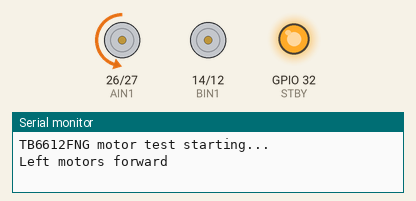
Bench run of a sketch on a simulated ESP32. Shown: motor-driver pin pairs drawn as motors (green arrow = first pin HIGH = forward, orange = second pin HIGH = backward, longer = more drive, scaled by the enable pin, stopped while the standby pin is LOW), output pins drawn as LEDs (lit = HIGH), the last lines printed to the serial monitor.

Above: at 1.1 s.
At 13.1 s:
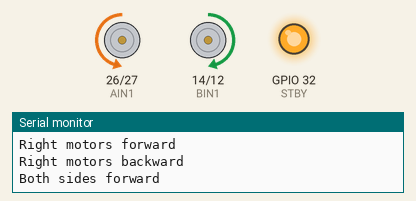
At 24.1 s:
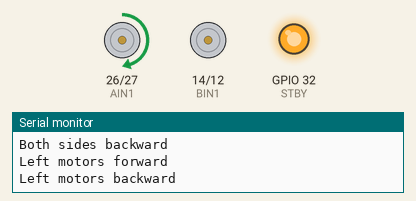
At 38.1 s:
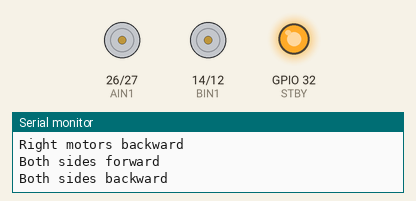
Timing chart, 0 to 39.6 s (numbered marks = the images above):
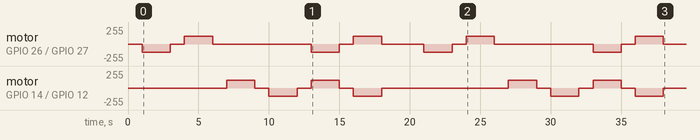

Measured:
- by itself, motor on GPIO 26 (AIN1) / GPIO 27 (AIN2): stopped → backward 120/255 at 1.0 s, → stopped 2.0 s later, → forward 120/255 1.0 s later, → stopped 2.0 s later, … (16 changes in this stretch)
- by itself, motor on GPIO 14 (BIN1) / GPIO 12 (BIN2): stopped → forward 120/255 at 7.0 s, → stopped 2.0 s later, → backward 120/255 1.0 s later, → stopped 2.0 s later, … (16 changes in this stretch)

The sketch:

08_motor_driver_test.ino
```cpp
// TB6612FNG pins connected to ESP32
const int AIN1 = 26;
const int AIN2 = 27;
const int PWMA = 25;

const int BIN1 = 14;
const int BIN2 = 12;
const int PWMB = 33;

const int STBY = 32; // If STBY is connected to 3V3, this pin does not matter

// PWM settings
const int pwmFreq = 1000;
const int pwmResolution = 8; // 0-255 speed range

// Motor speed for testing
const int testSpeed = 120; // 0-255. Start gentle.

void setup() {
  Serial.begin(115200);
  delay(1000);

  pinMode(AIN1, OUTPUT);
  pinMode(AIN2, OUTPUT);
  pinMode(BIN1, OUTPUT);
  pinMode(BIN2, OUTPUT);
  pinMode(STBY, OUTPUT);

  digitalWrite(STBY, HIGH); // enable motor driver if STBY is connected to GPIO 32

  // New ESP32 PWM setup
  ledcAttach(PWMA, pwmFreq, pwmResolution);
  ledcAttach(PWMB, pwmFreq, pwmResolution);

  stopMotors();

  Serial.println("TB6612FNG motor test starting...");
}

void loop() {
  Serial.println("Left motors forward");
  leftMotor(testSpeed);
  rightMotor(0);
  delay(2000);

  stopMotors();
  delay(1000);

  Serial.println("Left motors backward");
  leftMotor(-testSpeed);
  rightMotor(0);
  delay(2000);

  stopMotors();
  delay(1000);

  Serial.println("Right motors forward");
  leftMotor(0);
  rightMotor(testSpeed);
  delay(2000);

  stopMotors();
  delay(1000);

  Serial.println("Right motors backward");
  leftMotor(0);
  rightMotor(-testSpeed);
  delay(2000);

  stopMotors();
  delay(1000);

  Serial.println("Both sides forward");
  leftMotor(testSpeed);
  rightMotor(testSpeed);
  delay(2000);

  stopMotors();
  delay(1000);

  Serial.println("Both sides backward");
  leftMotor(-testSpeed);
  rightMotor(-testSpeed);
  delay(2000);

  stopMotors();
  delay(3000);
}

// speed: -255 to +255
void leftMotor(int speed) {
  speed = constrain(speed, -255, 255);

  if (speed > 0) {
    digitalWrite(AIN1, LOW);
    digitalWrite(AIN2, HIGH);
    ledcWrite(PWMA, speed);
  } else if (speed < 0) {
    digitalWrite(AIN1, HIGH);
    digitalWrite(AIN2, LOW);
    ledcWrite(PWMA, -speed);
  } else {
    digitalWrite(AIN1, LOW);
    digitalWrite(AIN2, LOW);
    ledcWrite(PWMA, 0);
  }
}

void rightMotor(int speed) {
  speed = constrain(speed, -255, 255);

  if (speed > 0) {
    digitalWrite(BIN1, HIGH);
    digitalWrite(BIN2, LOW);
    ledcWrite(PWMB, speed);
  } else if (speed < 0) {
    digitalWrite(BIN1, LOW);
    digitalWrite(BIN2, HIGH);
    ledcWrite(PWMB, -speed);
  } else {
    digitalWrite(BIN1, LOW);
    digitalWrite(BIN2, LOW);
    ledcWrite(PWMB, 0);
  }
}

void stopMotors() {
  leftMotor(0);
  rightMotor(0);
}
```
